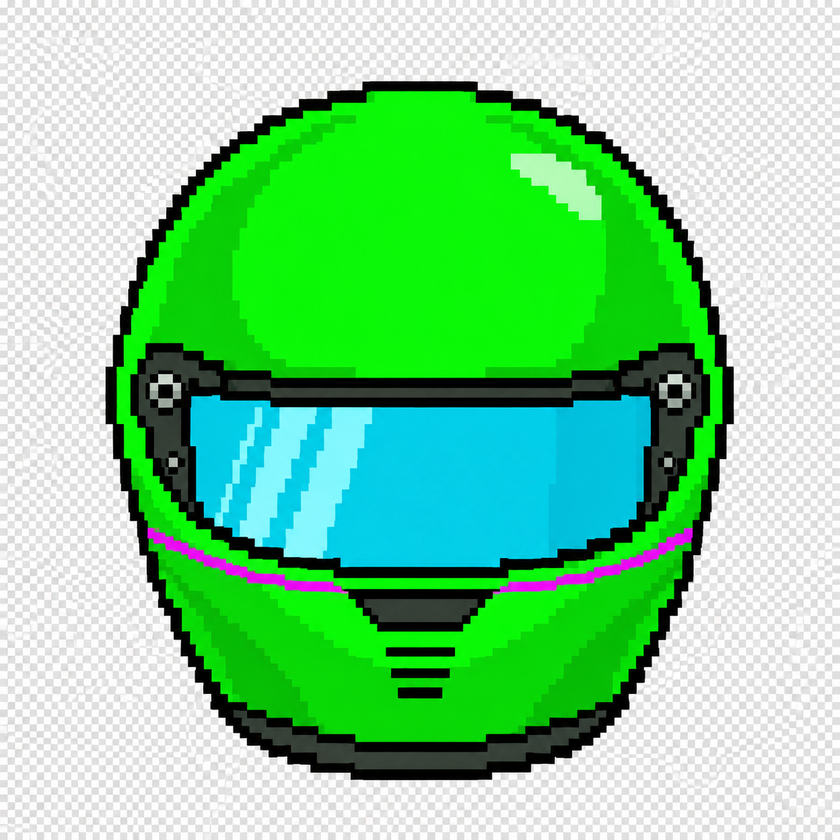
#> input picture data/helmets_src/front_raw.png, 840 x 840 px, shrunk from 1254 x 1254 before the run
$ python helmet_front.py
#> lines starting #> are read from the running program, lines starting #| are printed output that depends on the picture
"""Front-view helmet (v1.4.4 helmet branch). data/helmets_src/front_raw.png = image AI on a baked-in grey checkerboard.
Steps: flood-fill the light checkerboard from the edges -> transparent, crop, thicken the magenta pinstripe downward
(about 1.5x), save data/helmets_src/front.png, then a 200px-wide sprite as data/helmets.json[1] (index 0 = side helmet, kept for the site icon)."""
import json,io,base64,colorsys,pathlib
from collections import deque
from PIL import Image
R=pathlib.Path(__file__).resolve().parent.parent
im=Image.open(R/'data/helmets_src/front_raw.png').convert('RGBA');W,H=im.size;px=im.load()
#> after `W, H = im.size`: W = 840; H = 840
bg=lambda p:max(p[:3])-min(p[:3])<40 and min(p[:3])>150
seen=bytearray(W*H);q=deque([(x,0) for x in range(W)]+[(x,H-1) for x in range(W)]+[(0,y) for y in range(H)]+[(W-1,y) for y in range(H)])
while q:
  x,y=q.popleft()
  if x<0 or y<0 or x>=W or y>=H or seen[y*W+x]:continue
  seen[y*W+x]=1
  if not bg(px[x,y]):continue
  px[x,y]=(0,0,0,0);q+=[(x+1,y),(x-1,y),(x,y+1),(x,y-1)]
im=im.crop(im.getbbox());W,H=im.size;px=im.load()
#> after `im = im.crop(im.getbbox())`:
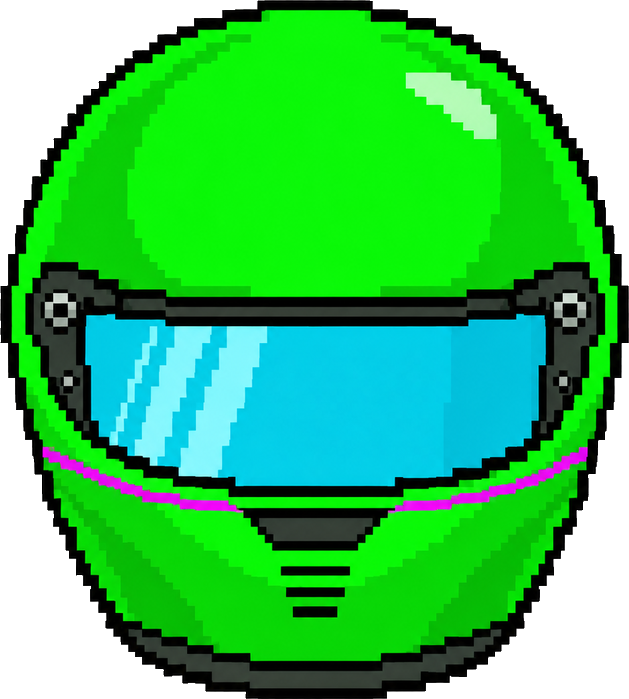
#> im: PIL image 629x699 RGBA; mean R, G, B, A 14.7, 141.8, 45.3, 201.9; transparent parts drawn white
#> after `W, H = im.size`: W = 629; H = 699
def cls(p):
  if p[3]<128:return None
  h,l,s=colorsys.rgb_to_hls(*[v/255 for v in p[:3]])
  if s>.2 and .75<h<.95:return 'M'
  if s>.2 and .2<h<.45:return 'G'
src={(x,y):px[x,y] for y in range(H) for x in range(W) if cls(px[x,y])=='M'}
#> src = 4935 items
for (x,y),p in src.items():
  for dy in range(1,9):
    if y+dy<H and cls(px[x,y+dy])=='G':px[x,y+dy]=p
#> this loop made 4935 passes
#> (x, y, p) on passes 25 to 27: (438, 34, (2, 0, 1, 255)), (445, 34, (3, 0, 2, 255)), (446, 34, (6, 1, 4, 255))
im.save(R/'data/helmets_src/front.png')
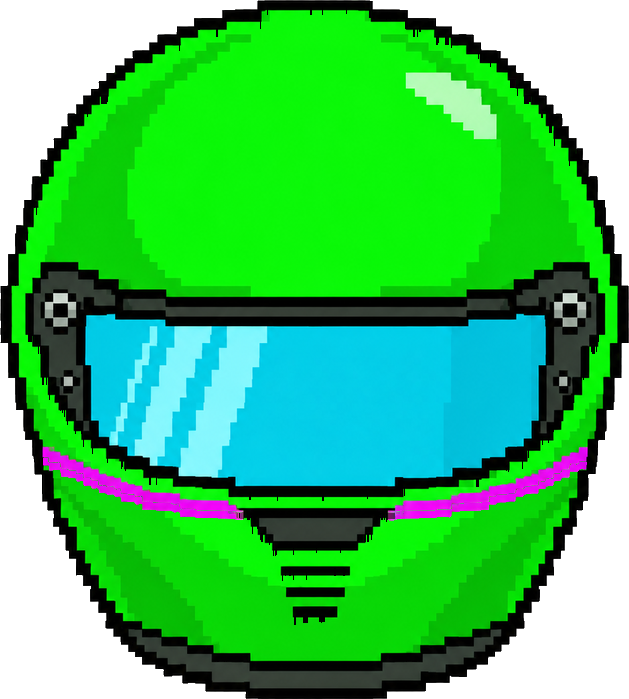
#> saved as front.png: PIL image 629x699 RGBA; mean R, G, B, A 16.2, 139.9, 46.9, 201.9; transparent parts drawn white
sw=200;s=im.resize((sw,round(H*sw/W)),Image.LANCZOS);sp=s.load()
#> after `s = im.resize((sw, round(H * sw / W)), Image.LANCZOS)`:
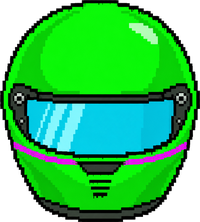
#> s: PIL image 200x222 RGBA; mean R, G, B, A 17.5, 141.4, 48.2, 201.9; transparent parts drawn white
for y in range(s.size[1]):
  for x in range(sw):
    r,g,b,a=sp[x,y];sp[x,y]=(r,g,b,255) if a>=128 else (0,0,0,0)
b=io.BytesIO();s.save(b,'PNG',optimize=True)
#> (the run stopped early here; a loop or call above may not have finished)
